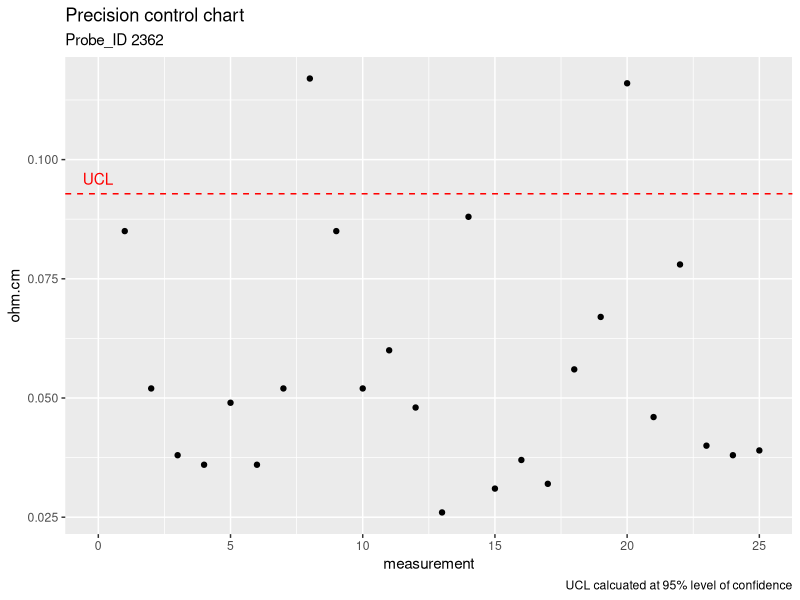
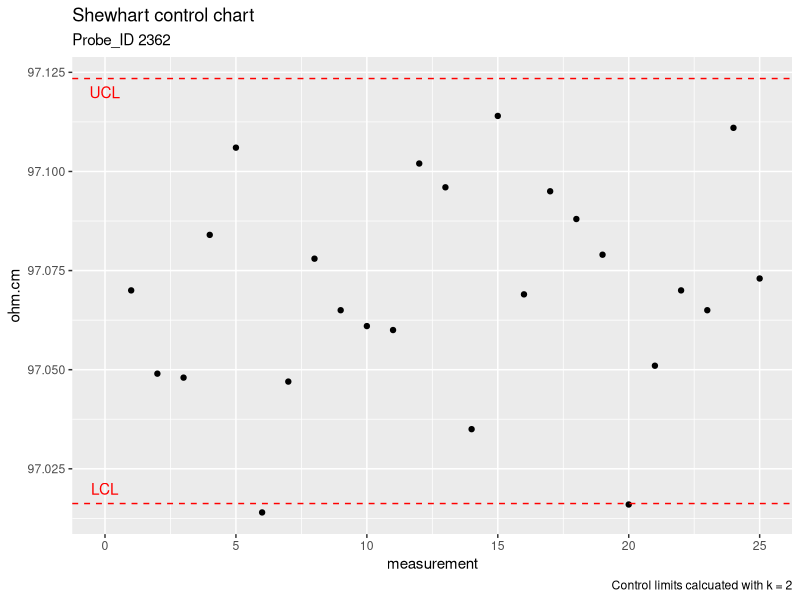
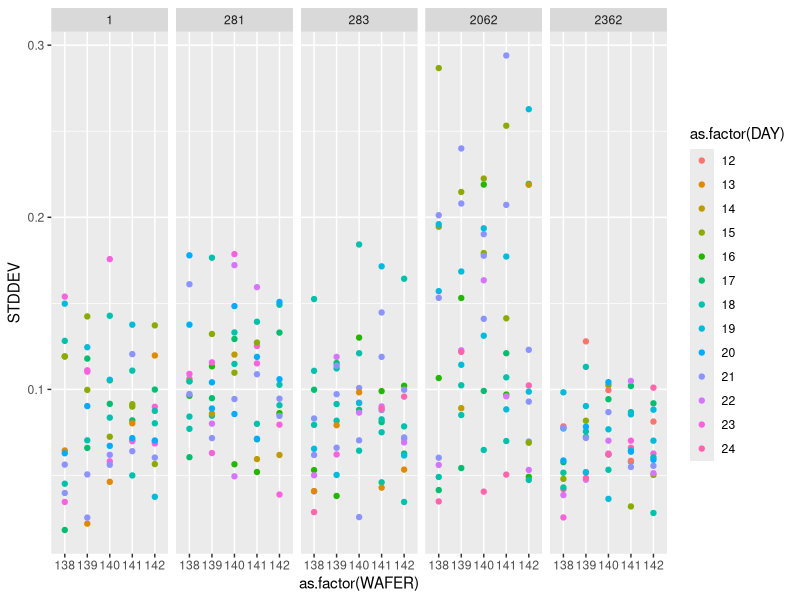
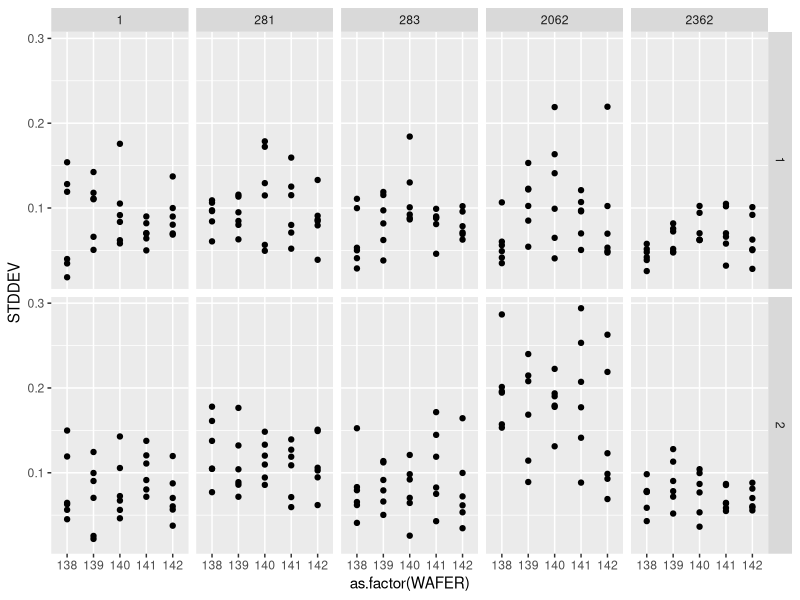
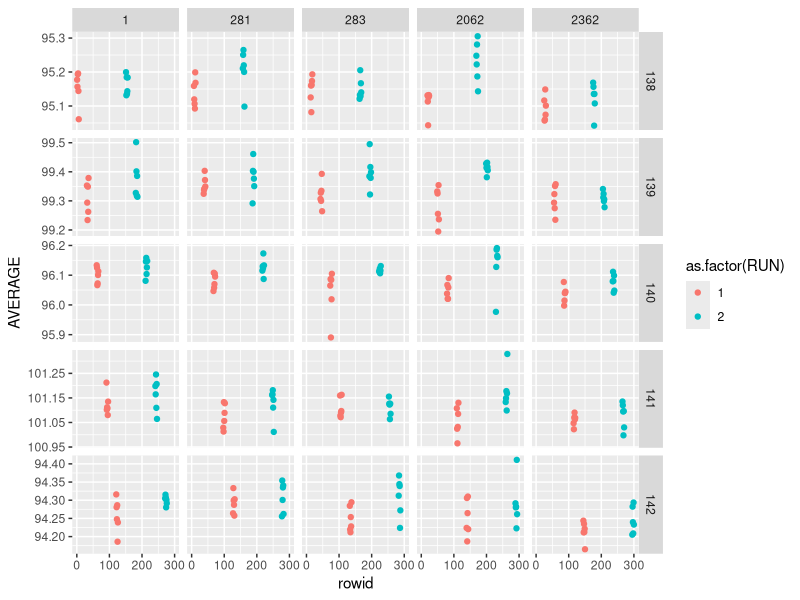
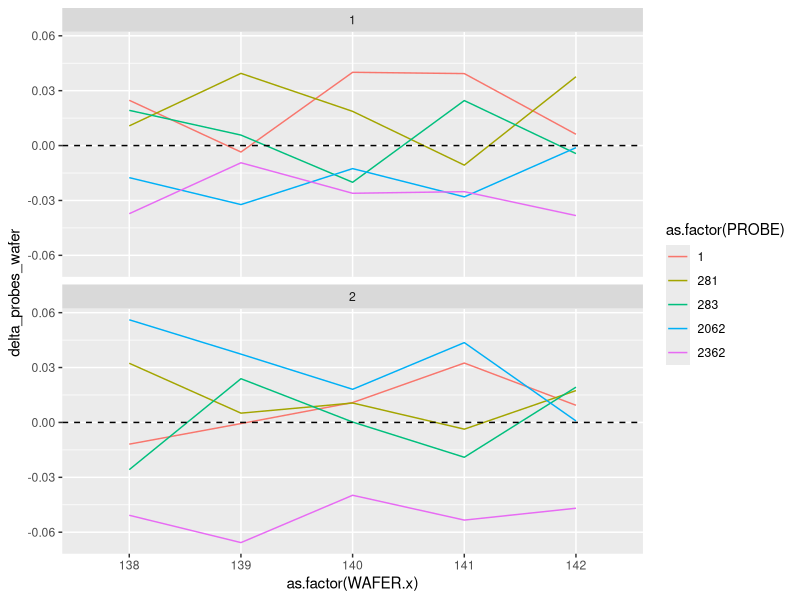

Recreate these plots in R, in order.
## ---- chunk 1
library(magrittr)
library(tidyverse)
## ---- chunk 2
check_standard <- read_table2("NIST data/MPC62_clean.DAT", col_names = TRUE) %>%
  rowid_to_column()
check_standard
## ---- chunk 3
s1_chkstd <- check_standard %>%
  mutate(Stdev_sq = Stdev^2) %$% 
  mean(Stdev_sq) %>% 
  sqrt()

s1_chkstd
## ---- chunk 4
s2_chkstd <- check_standard %$%
  sd(Resistance)

s2_chkstd
## ---- chunk 5
UCL_precision_ckkstd <- s1_chkstd*sqrt(qf(0.95, 5, 125))
UCL_precision_ckkstd
## ---- chunk 6
ggplot(check_standard) +
  geom_point(aes(rowid, Stdev)) +
  geom_hline(aes(yintercept = UCL_precision_ckkstd), colour = "red", linetype = "dashed") +
  labs(title =  "Precision control chart", subtitle = "Probe_ID 2362", x = "measurement", y = "ohm.cm", caption = "UCL calcuated at 95% level of confidence") +
  annotate("text", x = 0, y = 0.096, label = "UCL", colour = "red")
## ---- chunk 7
ggplot(check_standard) +
  geom_point(aes(rowid, Resistance)) +
  geom_hline(aes(yintercept = (mean(Resistance) + 2*s2_chkstd)), colour = "red", linetype = "dashed") +
  geom_hline(aes(yintercept = (mean(Resistance) - 2*s2_chkstd)), colour = "red", linetype = "dashed") +
  labs(title =  "Shewhart control chart", subtitle = "Probe_ID 2362", x = "measurement", y = "ohm.cm", caption = "Control limits calcuated with k = 2") +
  annotate("text", x = 0, y = 97.12, label = "UCL", colour = "red") +
  annotate("text", x = 0, y = 97.02, label = "LCL", colour = "red")
## ---- chunk 8
gauge_study <- read_table2("NIST data/MPC61_clean.DAT", col_names = TRUE) %>%
  rowid_to_column()
gauge_study
## ---- chunk 9
ggplot(gauge_study) +
  geom_point(aes(as.factor(WAFER), STDDEV, colour = as.factor(DAY))) +
  facet_wrap(~ as.factor(PROBE), nrow = 1)
## ---- chunk 10
ggplot(gauge_study) +
  geom_point(aes(as.factor(WAFER), STDDEV)) +
  facet_grid(as.factor(RUN) ~ as.factor(PROBE))
  
## ---- chunk 11
ggplot(gauge_study) +
  geom_point(aes(rowid, AVERAGE, colour = as.factor(RUN))) +
  facet_grid(as.factor(WAFER) ~ as.factor(PROBE), scales = "free_y")
## ---- chunk 12
probe_means_run <- gauge_study %>%
  group_by(PROBE, WAFER, RUN) %>%
  summarise(n = n(), probe_mean = mean(AVERAGE)) %>%
  unite(join_id, WAFER, RUN, sep = "_", remove = FALSE) %>%
  ungroup()

probe_means_run

wafer_means_run <- gauge_study %>%
  group_by(WAFER, RUN) %>%
  summarise(n = n(), wafer_means = mean(AVERAGE)) %>%
  unite(join_id, WAFER, RUN, sep = "_", remove = FALSE) %>%
  ungroup()

wafer_means_run

delta_probes <- left_join(probe_means_run, wafer_means_run, by = "join_id") %>%
  mutate(delta_probes_wafer = probe_mean - wafer_means)

delta_probes
## ---- chunk 13
ggplot(delta_probes) +
  geom_line(aes(as.factor(WAFER.x), delta_probes_wafer, group = as.factor(PROBE), colour = as.factor(PROBE))) +
  geom_hline(aes(yintercept = 0), linetype = "dashed") +
  facet_wrap(~ as.factor(RUN.x), ncol = 1) 
## ---- chunk 14
probe_2362 <- gauge_study %>%
  filter(PROBE == 2362)

probe_2362
## ---- chunk 15
s1_2362_1 <- probe_2362 %>%
  filter(RUN == 1) %>%
  mutate(Stdev_sq = STDDEV^2) %$% 
  mean(Stdev_sq) %>% 
  sqrt()

s1_2362_1

s1_2362_2 <- probe_2362 %>%
  filter(RUN == 2) %>%
  mutate(Stdev_sq = STDDEV^2) %$% 
  mean(Stdev_sq) %>% 
  sqrt()

s1_2362_2

s1_2362 <- probe_2362 %>%
  mutate(Stdev_sq = STDDEV^2) %$% 
  mean(Stdev_sq) %>% 
  sqrt()

s1_2362

## ---- chunk 16
s2_2362 <- gauge_study %>%
  group_by(PROBE, WAFER, RUN) %>%
  filter(PROBE == 2362) %>%
  summarise(df = n()-1, probe_mean = mean(AVERAGE), probe_stdev = sd(AVERAGE), probe_stdev_sq = probe_stdev^2) %>%
  group_by(RUN) %>%
  summarise(s2_run = sqrt(mean(probe_stdev_sq)))

s2_2362

## ---- chunk 17
s2_2352_all <- s2_2362 %>%
  mutate(s2_run_sq = s2_run^2) %$%
  mean(s2_run_sq) %>%
  sqrt()

s2_2352_all
  
## ---- chunk 18
sd_2362_wafer <- gauge_study %>%
  group_by(PROBE, WAFER, RUN) %>%
  filter(PROBE == 2362) %>%
  summarise(probe_mean = mean(AVERAGE)) %>%
  mutate(
    run_number = case_when(
      RUN == 1 ~ "Run1",
      RUN == 2 ~ "Run2"
    )
  ) %>%
  dplyr::select(PROBE, WAFER, probe_mean, run_number) %>% 
  group_by(WAFER) %>%
  summarise(sd_wafer = sd(probe_mean))


sd_2362_wafer

s3_2362 <- sd_2362_wafer %>%
  mutate(sd_wafer_sq = sd_wafer^2) %$%
  mean(sd_wafer_sq) %>%
  sqrt()
  
s3_2362
